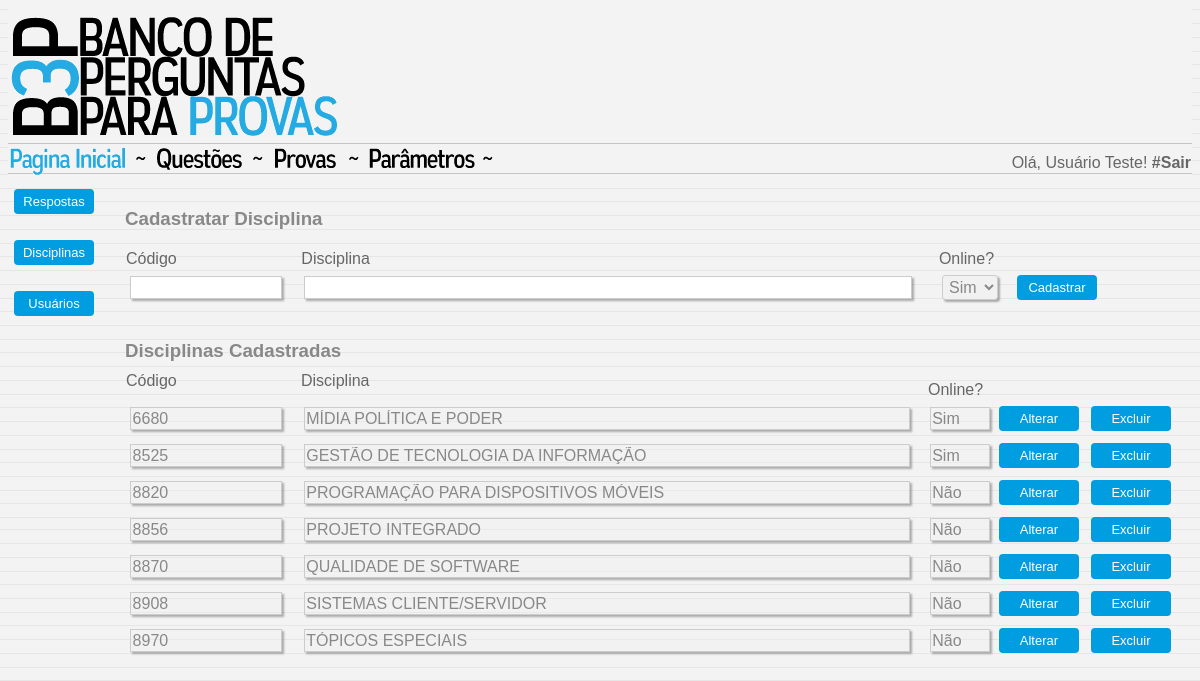
/disciplinas/disciplinas_listar.php (signed in), run on the app's committed database.
### tables this page shows
CREATE TABLE `usuarios` (
  `codigo` int(5) NOT NULL,
  `rgm` int(5) NOT NULL,
  `senha` varchar(10) NOT NULL,
  `nome` varchar(50) NOT NULL
);

CREATE TABLE `qdisciplinas` (
  `codDisciplina` int(11) NOT NULL,
  `disciplina` varchar(40) NOT NULL,
  `dOnline` varchar(1) NOT NULL DEFAULT 'N'
);

### config.php (called while the page is built, shortened)
<?php
	$borda = "0";
?>

### disciplinas/resultado.php (the view, shortened to what this page needs)
<fieldset class="grupo">
	<div class="campo">
	<h3>Disciplinas Cadastradas  &nbsp&nbsp&nbsp&nbsp&nbsp&nbsp&nbsp&nbsp&nbsp&nbsp&nbsp&nbsp
		<TABLE BORDER=<?php echo $borda?> CELLSPACING=0>
			<tr>
				<td style="width: 10em">
					<label for="txtListar"> Código </label>
				</td>
				<td style="width: 40em">
					<label for="txtListar" > &nbsp&nbsp Disciplina </label>
				</td>
				<td style="width: 4em">
					<label for="txtListar"> &nbsp Online? </label>
				</td>
				<td style="width: 5em">
				</td>
				<td style="width: 5em">
				</td>
			</tr>
		<?php
				do {
					if($resultDisciplinas['dOnline']=="S") $dOnline = "Sim";
					else $dOnline = "Não";
		?>
			<tr>
				<td align='center'>
					<input type="text" name="codigo" style="width: 95%" value="<?php echo $resultDisciplinas['codDisciplina'] ?>" disabled/>
				</td>
				<td align='center'>
					<input type="text" name="disciplina" style="width: 95%" value="<?php echo $resultDisciplinas['disciplina'] ?>" disabled/>
				</td>
				<td align='center'>
					<input type="text" name="online" style="width: 95%" value="<?php echo $dOnline ?>" disabled/>
				</td>
				<form action="../disciplinas/alterar.php?codigoGet=<?php echo $resultDisciplinas['codDisciplina']?>" method="post">
				<td>
					<button type="submit" name="submit" class="button"><span>Alterar</span></button></form>
				<form action="../disciplinas/disciplinas_listar.php?codigoGet=<?php echo $resultDisciplinas['codDisciplina']?>" method="post">
				<td>
					<button type="submit" name="submit" class="button"><span>Excluir</span></button></form>
			</tr>
		<?php
					} while($resultDisciplinas = mysqli_fetch_assoc($dadosDisciplinas));
		?>
		</table>
	</div>
</fieldset>

### disciplinas/disciplinas_listar.php (shortened to what this page needs)
<?php
	include "../config.php";
	include '../connect.php';
	$queryDisciplinas = sprintf("SELECT * FROM qdisciplinas");
	$dadosDisciplinas = mysqli_query($conecta,$queryDisciplinas) or die(mysql_error($conecta));
	$resultDisciplinas = mysqli_fetch_assoc($dadosDisciplinas);
?>
<html>
	<head>
		<link rel="stylesheet" type="text/css" href="../style.css"/>
	</head>
<body background='../imagens/bg_back.png'>
<div id='rodape'>
	<?php include "../topo.php";?>
	<?php include "../menu.php";?>
	<TABLE BORDER=<?php echo $borda?> WIDTH=100% style='height: 500px' CELLSPACING=0>
		<tr>
			<td valign='top' WIDTH='100em'>
				<?php include "../menu_lateral_parametros.php"; ?>
			</td>
			<td valign='top'>
				<form action="disciplinas_listar.php" method="post">
						<fieldset class="grupo">
							<div class="campo">
							<h3>Cadastratar Disciplina</h3>
								<TABLE BORDER=<?php echo $borda?> CELLSPACING=0>
									<tr>
										<td style="width: 10em">
											<label for="txtListar"> Código </label>
										</td>
										<td style="width: 40em">
											<label for="txtListar" > &nbsp&nbsp Disciplina </label>
										</td>
										<td style="width: 5em">
											<label for="txtListar"> &nbsp Online? </label>
										</td>
										<td style="width: 5em">
										</td>
									</tr>
									<tr>
										<td align='center'>
											<input type="text" name="codigoDisciplina" style="width: 95%"/>
										</td>
										<td align='center'>
											<input type="text" name="disciplina" style="width: 95%"/>
										</td>
										<td align='center'>
											<select id="online" name="online">
												<option value='sim'>Sim</option>
											</select>
										</td>
										<form action="../perguntas_listar/alterar.php?codigoGet=<?php echo $resultFiltro['codQuestao']?>" method="post">
										<td>
											<button type="submit" name="submit" class="button"><span>Cadastrar</span></button></form>
										</td>
									</tr>
								</table>
							</div>
				<?php include "resultado.php";?>
</body>
</html>

### topo.php
<?php
	if (!isset($conecta))
		include "../../sair.php";
	else {
?>
	<TABLE BORDER="<?=$borda?>" ALIGN=MIDDLE WIDTH=100% style='height: 135px' CELLSPACING=0 background='../../imagens/bg_top.png'>
		<tr>
			<td >
				<img src='../../imagens/logo.png'>
			</td>
		</tr>
	</TABLE>
<?php
	}
?>

### menu.php
<?php
	if (!isset($conecta)){
		include "sair.php";
	} else {
?>
<?php
		if((!isset($_SESSION['logado'])) || ($_SESSION['logado']=="NEUTRAL") || ($_SESSION['logado']=="NAO") ){
?>
<TABLE BORDER="<?php echo $borda?>" WIDTH=100% style='height: 40px' CELLSPACING=0 background='../../imagens/bg_menu.png'>
		<tr>
			<td>
				<a href="../../bemvindo.php" border='0'><img src='../../imagens/pg_inicial_azul.png'></a>
				<img src='../../imagens/separacao.png'>
			</td>
		</tr>
</TABLE>
<?php
		} else {
?>
<TABLE BORDER="<?php echo $borda?>" WIDTH=100% style='height: 40px' CELLSPACING=0 background='imagens/bg_menu.png'>
		<tr>
			<td>
				<a href="../../bemvindo.php" border='0'><img src='../../imagens/pg_inicial_azul.png'></a>
				<img src='../../imagens/separacao.png'>
				<a href="../../questoes.php" border='0'><img src='../../imagens/questoes_preto.png'></a>
				<img src='../../imagens/separacao.png'>
				<img src='../../imagens/provas_preto.png'>
				<img src='../../imagens/separacao.png'>
				<a href=".././parametros.php" border='0'><img src='../../imagens/parametros_preto.png'></a>
				<img src='../../imagens/separacao.png'>
			</td>
			<?php
				$rgm = $_SESSION['rgm'];
				$sqlUsuarioLogado = sprintf("SELECT nome FROM usuarios where rgm='$rgm'");
				$queryUsuarioLogado = mysqli_query($conecta,$sqlUsuarioLogado) or die(mysql_error());
				$resultUsuarioLogado = mysqli_fetch_assoc($queryUsuarioLogado);
			?>
			<td align="right">
				<div class="campo">
					<label>Olá, <?php echo $resultUsuarioLogado['nome']?>!<a href="sair.php"><b> #Sair</b></a></label>
				</div>
			</td>
		</tr>
</TABLE>
<?php
			}
		}
?>

### menu_lateral_parametros.php
<form action="parametros_tipo/index.php" method="post">
<button type="submit" name="submit" class="button"><span>Respostas</span></button></form>
<form action="disciplinas/disciplinas_listar.php" method="post">
<button type="submit" name="submit" class="button"><span>Disciplinas</span></button></form>
<form action="usuarios/usuarios.php" method="post">
<button type="submit" name="submit" class="button"><span>Usuários</span></button></form>

### style.css (style rules this page uses)
.button { border-radius: 4px; background-color: #009EE0; border: none; color: white; text-align: center; font-size: 13px; padding: 5px; width: 80px; transition: all 0.3s; cursor: pointer; margin: 5px; }
.button span { cursor: pointer; display: inline-block; position: relative; transition: 0.3s; }
.button span:after { content: '»'; position: absolute; opacity: 0; top: 0; right: -20px; transition: 0.3s; }
fieldset { border: 0; }
body, input, textarea, select { font-family: sans-serif; font-size: 1em; color:#888; }
select { background: transparent; border: 0; font-size: 1em; color:#888; padding: 1em 1.25em; border: none; border-radius: 0.2em; background-color: #f1f1f1; border: 1px solid #ccc; }
.campo label,a { margin-bottom: 0.2em; color: #666; text-decoration: none; text-align: center; }
fieldset.grupo .campo { float: left; margin-right: 0em; }
.campo input[type="text"], .campo input[type="password"], .campo select, .campo textarea { padding: 0.1em; border: 1px solid #CCC; box-shadow: 2px 2px 2px rgba(0,0,0,0.3); display: block; }
.campo select option { padding-right: 1em; }
#rodape { bottom: 0; left: 2; text-align: left; min-height: 100%; width:100%; }

### data on the page
usuarios: nome "Usuário Teste"
qdisciplinas: codigo "6680", disciplina "MÍDIA POLÍTICA E PODER", online "Sim"
qdisciplinas: codigo "8525", disciplina "GESTÃO DE TECNOLOGIA DA INFORMAÇÃO", online "Sim"
qdisciplinas: codigo "8820", disciplina "PROGRAMAÇÃO PARA DISPOSITIVOS MÓVEIS", online "Não"
qdisciplinas: codigo "8856", disciplina "PROJETO INTEGRADO", online "Não"
qdisciplinas: codigo "8870", disciplina "QUALIDADE DE SOFTWARE", online "Não"
qdisciplinas: codigo "8908", disciplina "SISTEMAS CLIENTE/SERVIDOR", online "Não"
qdisciplinas: codigo "8970", disciplina "TÓPICOS ESPECIAIS", online "Não"
